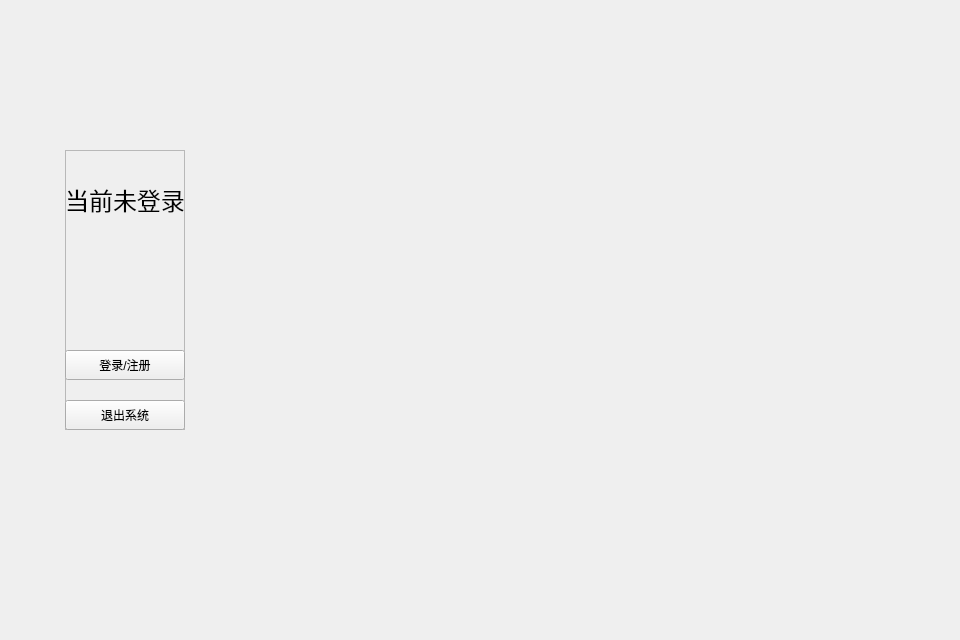
<?xml version="1.0" encoding="UTF-8"?>
<ui version="4.0">
 <class>GuestPart</class>
 <widget class="QDialog" name="GuestPart">
  <property name="geometry">
   <rect>
    <x>0</x>
    <y>0</y>
    <width>960</width>
    <height>640</height>
   </rect>
  </property>
  <widget class="QFrame" name="GuestFrame">
   <property name="geometry">
    <rect>
     <x>65</x>
     <y>150</y>
     <width>120</width>
     <height>280</height>
    </rect>
   </property>
   <property name="frameShape">
    <enum>QFrame::StyledPanel</enum>
   </property>
   <property name="frameShadow">
    <enum>QFrame::Raised</enum>
   </property>
   <widget class="QLabel" name="GuestLabel">
    <property name="geometry">
     <rect>
      <x>0</x>
      <y>30</y>
      <width>120</width>
      <height>40</height>
     </rect>
    </property>
    <property name="font">
     <font>
      <family>等线</family>
      <pointsize>18</pointsize>
     </font>
    </property>
    <property name="text">
     <string>当前未登录</string>
    </property>
    <property name="scaledContents">
     <bool>false</bool>
    </property>
    <property name="alignment">
     <set>Qt::AlignCenter</set>
    </property>
   </widget>
   <widget class="QPushButton" name="GuestQuit">
    <property name="geometry">
     <rect>
      <x>0</x>
      <y>250</y>
      <width>120</width>
      <height>30</height>
     </rect>
    </property>
    <property name="text">
     <string>退出系统</string>
    </property>
    <property name="autoDefault">
     <bool>false</bool>
    </property>
   </widget>
   <widget class="QPushButton" name="LoginOrRegister">
    <property name="geometry">
     <rect>
      <x>0</x>
      <y>200</y>
      <width>120</width>
      <height>30</height>
     </rect>
    </property>
    <property name="text">
     <string>登录/注册</string>
    </property>
    <property name="autoDefault">
     <bool>false</bool>
    </property>
    <property name="default">
     <bool>false</bool>
    </property>
   </widget>
  </widget>
 </widget>
 <tabstops>
  <tabstop>LoginOrRegister</tabstop>
  <tabstop>GuestQuit</tabstop>
 </tabstops>
 <resources/>
 <connections>
  <connection>
   <sender>GuestQuit</sender>
   <signal>clicked()</signal>
   <receiver>GuestPart</receiver>
   <slot>close()</slot>
   <hints>
    <hint type="sourcelabel">
     <x>124</x>
     <y>434</y>
    </hint>
    <hint type="destinationlabel">
     <x>479</x>
     <y>319</y>
    </hint>
   </hints>
  </connection>
  <connection>
   <sender>LoginOrRegister</sender>
   <signal>clicked()</signal>
   <receiver>GuestPart</receiver>
   <slot>loginOrRegister()</slot>
   <hints>
    <hint type="sourcelabel">
     <x>124</x>
     <y>384</y>
    </hint>
    <hint type="destinationlabel">
     <x>479</x>
     <y>319</y>
    </hint>
   </hints>
  </connection>
 </connections>
 <slots>
  <slot>loginOrRegister()</slot>
 </slots>
</ui>
